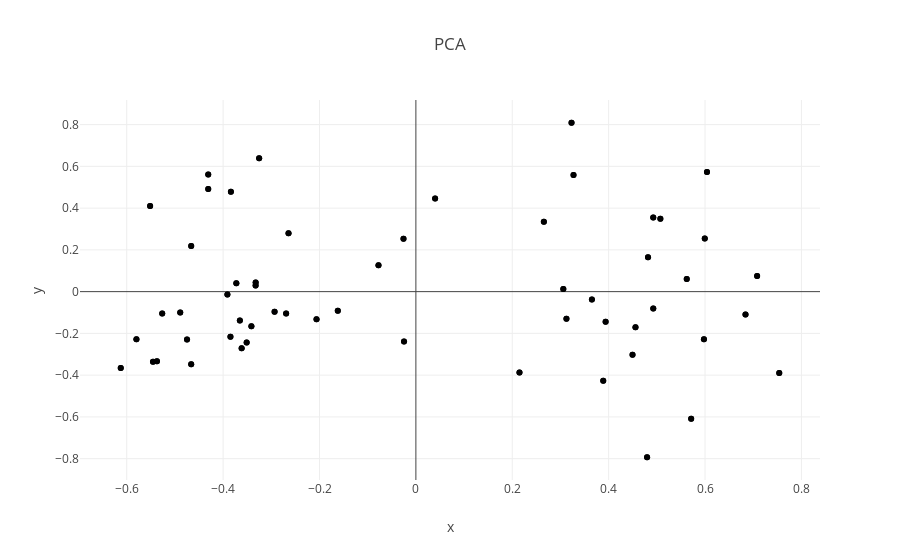

Notebook cell for this chart:
### Code cell
pca = PCA(n_components=2)
pca.fit(data2)
pca_data = pca.transform(data2)

pca_df = pd.DataFrame(data=pca_data, columns=['x', 'y'])
pca_df.head()

fig = px.scatter(pca_df, x='x', y='y', title='PCA')
fig.show()
